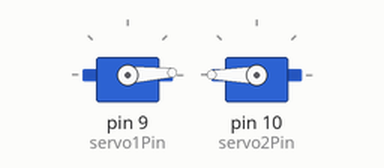
Bench run of a sketch on a simulated Arduino Uno, built with avr-gcc and run on an emulated ATmega328P. Shown: 2 × servo.

Above: at 0.05 s.
At 1.3 s:
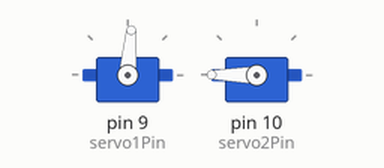
At 2.6 s:
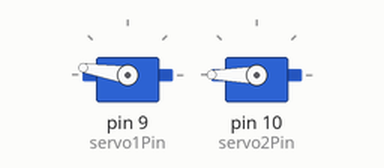
At 5.2 s:
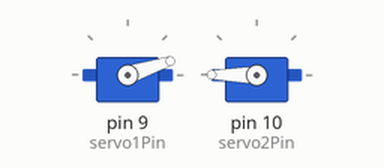
Timing chart, 0 to 7.1 s (numbered marks = the images above):
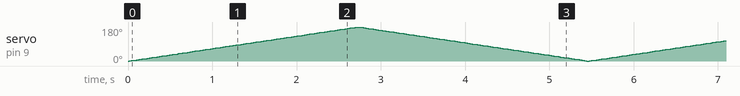

The sketch:

Servo__Motors__Test_Motor_Shield_Ardunio_Uno.ino
```cpp
#include <Servo.h>

// Create servo objects to control two servos
Servo servo1;
Servo servo2;

// Define the pins for the servos
//int servo1Pin = 6; // Pin connected to servo 1
//int servo2Pin = 7; // Pin connected to servo 2

// Define the pins for the servos
int servo1Pin = 9; // Pin connected to servo 1
int servo2Pin = 10; // Pin connected to servo 2

void setup() {
  // Attach the servo objects to the pins
  servo1.attach(servo1Pin);
  servo2.attach(servo2Pin);

  // Initialize servos to the middle position
  servo1.write(90);
  servo2.write(180);
}

void loop() {

  // Move servo1 from 0 to 180 degrees
  for (int pos = 0; pos <= 180; pos++) {
    servo1.write(pos);
    delay(15); // Wait for 15 milliseconds to allow the servo to reach the position
  }

  // Move servo1 from 180 to 0 degrees
  for (int pos = 180; pos >= 0; pos--) {
    servo1.write(pos);
    delay(15);
  }


}
```
